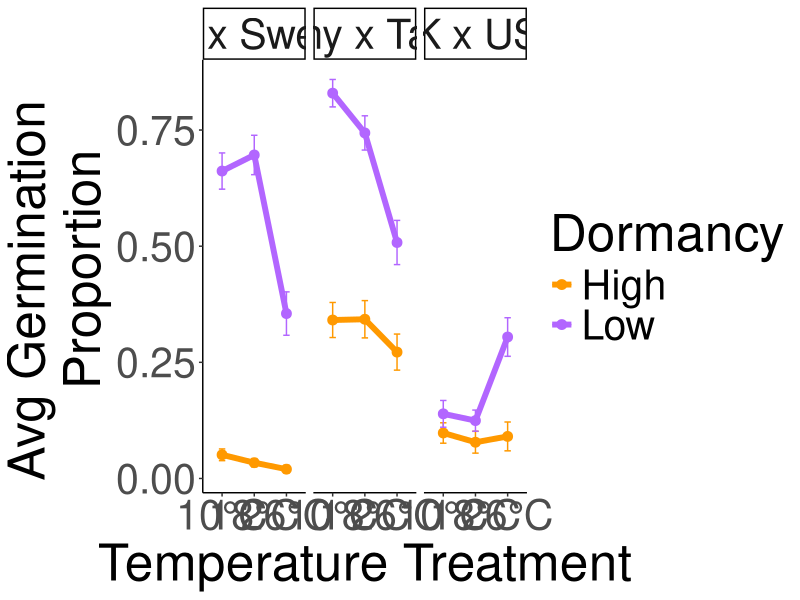
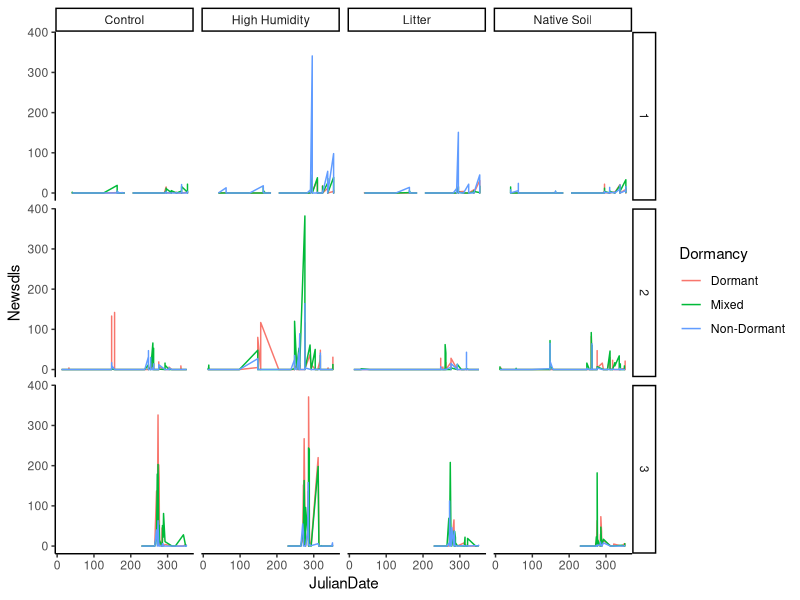
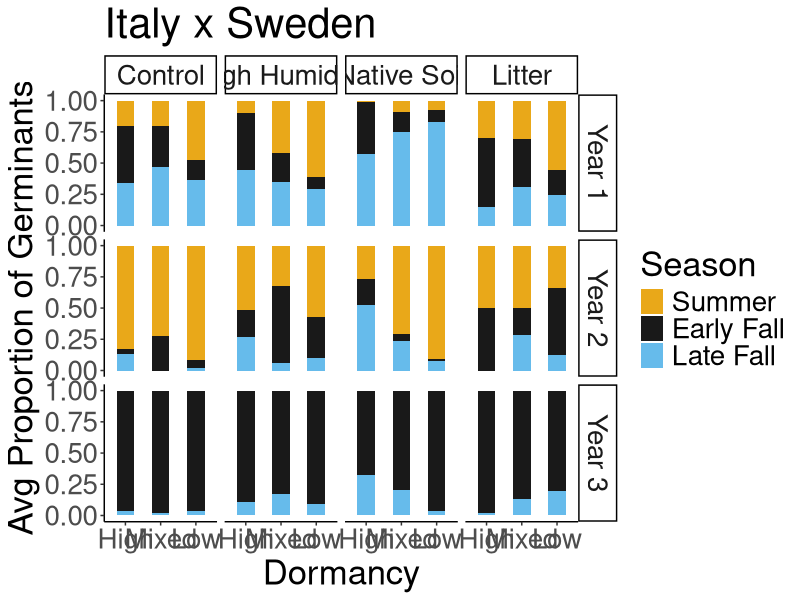
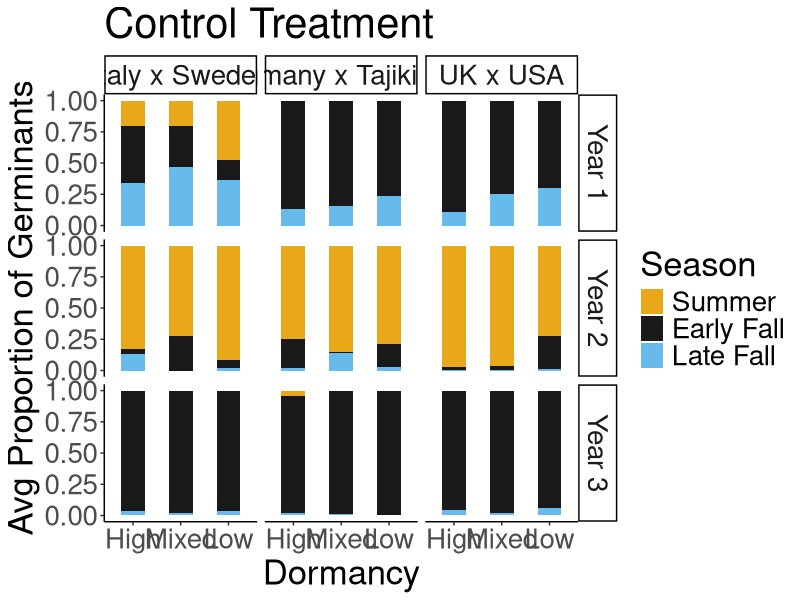
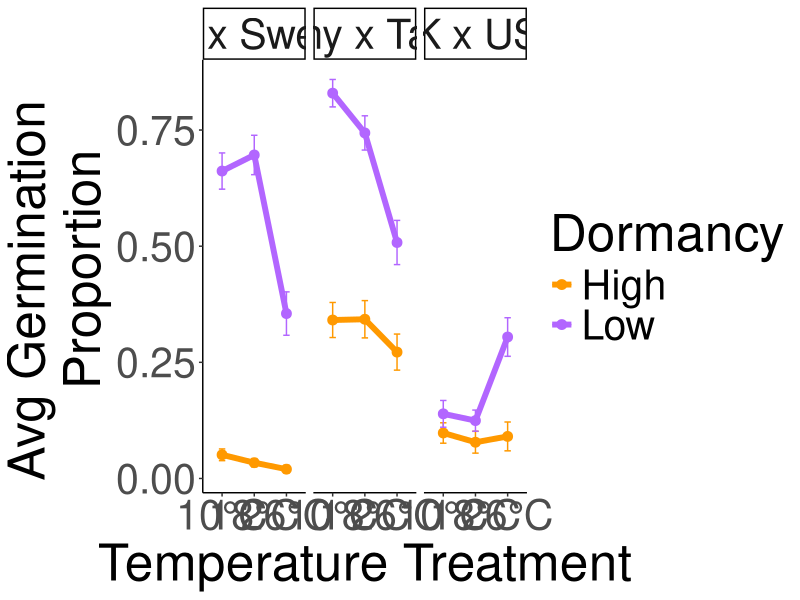
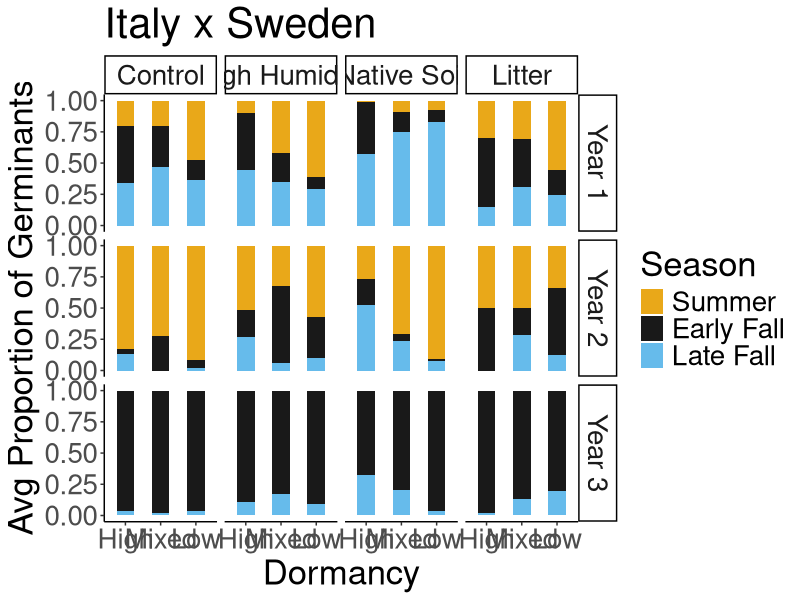
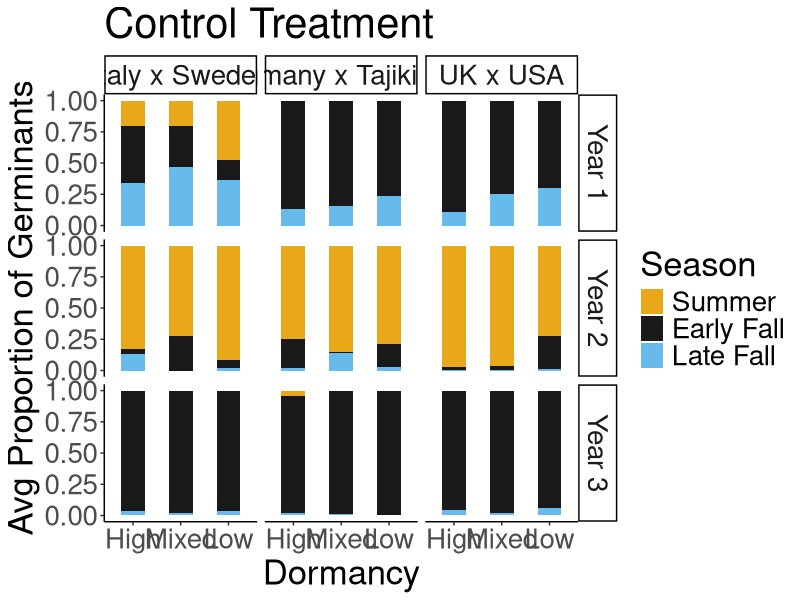

Here is the R script that generated these plots, in order:
## ---- chunk 1
knitr::opts_chunk$set(echo = TRUE)
## ---- chunk 2
library(tidyverse)

BQSBPalette <- c("#FF9900","#B266FF", "#00CC00","#999999", "#F0E442", "#0072B2", "#D55E00", "#CC79A7")
cbbPalette2 <- c("#E69F00","#000000", "#56B4E9","#009E73", "#F0E442", "#0072B2", "#D55E00", "#CC79A7")

RILS_order <- c("Italy x Sweden","Germany x Tajikistan","UK x USA")
Dorm_order <- c("High", "Mixed", "Low")
Envt_order <- c('Control','High Humidity','Native Soil','Litter')

sem <- function(x, na.rm=FALSE) {           
  #for caclulating standard error
  sd(x,na.rm=na.rm)/sqrt(length(na.omit(x)))
} 
## ---- chunk 3
labgerm <- read_csv("../Raw.Data/LabGermAssays_AllRILs.csv")

labgerm_summary <- labgerm %>% 
  mutate(germprop = Germs.4wks/Total.Seeds) %>% 
  filter(!is.na(germprop)) %>% 
  group_by(RIL.SET, Dormancy, GermTrt) %>% 
  summarise(meanGermProp=mean(germprop), SE=sem(germprop)) %>% 
  mutate(Dormancy=str_replace(Dormancy, "ND", "Low")) %>% 
  mutate(Dormancy=str_replace(Dormancy, "D", "High")) %>% 
  mutate(RIL.SET=str_replace(RIL.SET, "Italy x Swe", "Italy x Sweden")) %>% 
  mutate(RIL.SET=str_replace(RIL.SET, "Bay x Sha", "Germany x Tajikistan")) %>% 
  mutate(RIL.SET=str_replace(RIL.SET, "Cal x Tac", "UK x USA")) %>% 
  mutate(GermTrt=str_replace(GermTrt, "Above", "26°C")) %>% 
  mutate(GermTrt=str_replace(GermTrt, "Cold", "10°C")) %>% 
  mutate(GermTrt=str_replace(GermTrt, "Optimal", "18°C")) 

labgerm_summary %>% 
  ggplot(aes(x=GermTrt, y=meanGermProp, group=Dormancy, colour = Dormancy)) +
  geom_point(size=3) +
  geom_line(linewidth = 2) +
  geom_errorbar(aes(ymin=meanGermProp-SE,ymax=meanGermProp+SE),
                width=.2) +
  labs(x="Temperature Treatment", y="Avg Germination  \n Proportion") + 
  scale_colour_manual(values=BQSBPalette) +
  theme_classic() +
  theme(text=element_text(size=37)) +
  facet_grid(. ~factor(RIL.SET, level = RILS_order))
ggsave("../Figures/FigS4_LabGerm.png", width=18, height=6, units="in")
## ---- chunk 4
#min number of seedlings by date, over all 3 years 
minsdls_IC_by_date <- read_csv("../Processed.Data/NewSdlsbyDate.csv")

#total min sdls 
minsdls_IC_cages_total <- read_csv("../Processed.Data/TotalSeedlings.csv") 
## ---- chunk 5
minsdls_IC_by_date %>% 
  #filter(Newsdls>0) %>% 
  filter(RILSet=="Italy x Sweden") %>% 
  #filter(Envt=="Control") %>% 
  #filter(Dormancy=="Non-Dormant") %>% 
  ggplot(aes(x=JulianDate, y=Newsdls, group=Dormancy, color=Dormancy)) +
 # geom_point() +
  geom_line() + 
  theme_classic() +
  facet_grid(Year ~ Envt)
## ---- chunk 6
add_seasons_cages <- minsdls_IC_by_date %>% 
  mutate(Season=if_else(JulianDate >= 78 & JulianDate <= 264, "Summer", #includes Spring
                            if_else(JulianDate >= 265 & JulianDate <= 298, "Early Fall", 
                                "Late Fall"))) #includes Winter
#dates based on calendar dates for seasons (not actual climate)
#note this does not take into account that 2020 was a leap year 

seasonal_summary_wintspr <- 
  add_seasons_cages %>% 
  group_by(PopId,RILSet,Dormancy, Envt, Year, Season) %>% 
  summarise(SumSeasonGerms=sum(Newsdls, na.rm = TRUE))

#merge with total sdls
seasonal_summary_wintspr_with_total <- left_join(seasonal_summary_wintspr, minsdls_IC_cages_total) %>% 
  mutate(Year=str_replace(Year,"^", "Year ")) %>% 
  unite("Dorm_Envt", Dormancy:Envt, remove = FALSE)

seasonal_props_wintspr <- seasonal_summary_wintspr_with_total %>% 
  mutate(PropSeason=SumSeasonGerms/Totalsdls)

seasonal_props_wintspr_summary <- seasonal_props_wintspr %>% 
  group_by(RILSet,Dorm_Envt,Dormancy, Envt, Year, Season) %>% 
  summarise(meanSeasonGerm=mean(PropSeason, na.rm = TRUE), semSeasonGerm=sem(PropSeason, na.rm=TRUE)) %>% 
  mutate(Dormancy=str_replace(Dormancy, "Non-Dormant", "Low"),
         Dormancy=str_replace(Dormancy, "Dormant", "High"),
         Dormancy=str_replace(Dormancy, "Mixed", "Mixed"))

seasonal_props_wintspr_summary$Season <- factor(seasonal_props_wintspr_summary$Season, levels = c('Summer','Early Fall', 'Late Fall','Winter_Spring'))
seasonal_props_wintspr_summary$Envt <- factor(seasonal_props_wintspr_summary$Envt, levels = Envt_order)
seasonal_props_wintspr_summary$Dormancy <- factor(seasonal_props_wintspr_summary$Dormancy, levels = Dorm_order)

seasonal_props_wintspr_summary %>% 
  filter(RILSet=="Italy x Sweden") %>% 
  ggplot(aes(x=Dormancy, y=meanSeasonGerm, fill=Season)) +
  geom_bar(stat = "identity", position = "fill", alpha=0.9, width=0.5) +
  theme_classic() +
  labs(y="Avg Proportion of Germinants", x="Dormancy", title="Italy x Sweden") +
  theme(text=element_text(size=25)) +
  scale_fill_manual(values=cbbPalette2) +
  facet_grid(Year ~ Envt)
ggsave("../Figures/FigS5_SeasonalGerm_IS.png", width = 16, height = 8, units = "in")

seasonal_props_wintspr_summary$RILSet <- factor(seasonal_props_wintspr_summary$RILSet, levels = RILS_order)

seasonal_props_wintspr_summary %>% 
  filter(Envt=="Control") %>% 
  ggplot(aes(x=Dormancy, y=meanSeasonGerm, fill=Season)) +
  geom_bar(stat = "identity", position = "fill", alpha=0.9, width=0.5) +
  theme_classic() +
  labs(y="Avg Proportion of Germinants", x="Dormancy", title="Control Treatment") +
  theme(text=element_text(size=25)) +
  scale_fill_manual(values=cbbPalette2) +
  facet_grid(Year ~ RILSet)
ggsave("../Figures/FigS5_SeasonalGerm_CTRL.png", width = 12, height = 8, units = "in")
